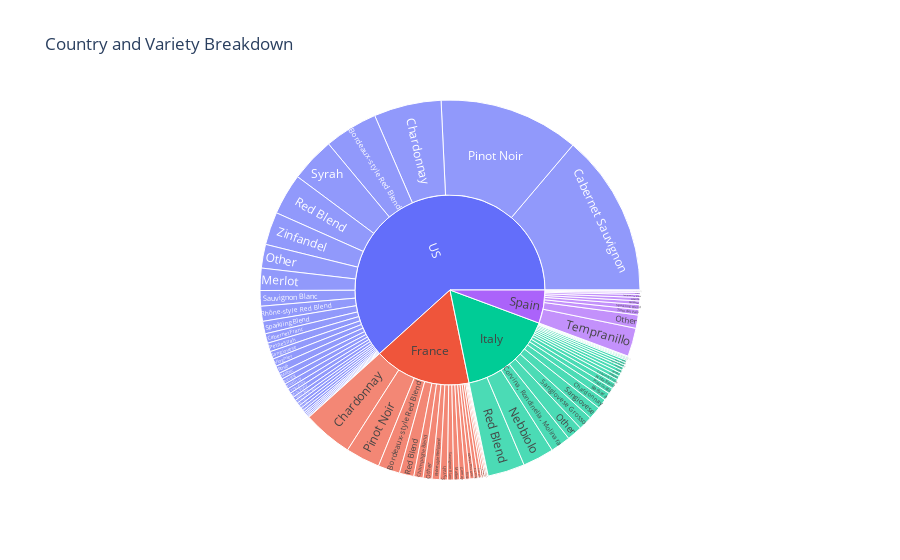

The notebook cell this image was saved under:
### Code cell
fig = px.sunburst(data, path=['country', 'variety_grouped'], values='price',  # Adjust 'price' if another column is better suited
                  title='Country and Variety Breakdown')
fig.show()

### Figure 1 — Plotly figure (JSON) as saved in the notebook; plotly's stock layout.template omitted (floating-point values rounded to 4 significant figures)
{"data": [{"branchvalues": "total", "domain": {"x": [0, 1], "y": [0, 1]}, "hovertemplate": "labels=%{label}<br>price=%{value}<br>parent=%{parent}<br>id=%{id}<extra></extra>", "ids": ["Spain/Albariño", "US/Albariño", "Italy/Barbera", "US/Barbera", "France/Bordeaux-style Red Blend", "Italy/Bordeaux-style Red Blend", "US/Bordeaux-style Red Blend", "US/Cabernet Blend", "France/Cabernet Franc", "Italy/Cabernet Franc", "US/Cabernet Franc", "France/Cabernet Sauvignon", "Italy/Cabernet Sauvignon", "US/Cabernet Sauvignon", "France/Champagne Blend", "US/Champagne Blend", "France/Chardonnay", "Italy/Chardonnay", "Spain/Chardonnay", "US/Chardonnay", "Italy/Corvina, Rondinella, Molinara", "Italy/Dolcetto", "US/Dolcetto", "Italy/Fiano", "France/Gamay", "Spain/Garnacha", "US/Gewürztraminer", "France/Malbec", "US/Malbec", "France/Malbec-Merlot", "US/Meritage", "France/Merlot", "Italy/Merlot", "US/Merlot", "Italy/Nebbiolo", "Italy/Nero d'Avola", "France/Other", "Italy/Other", "Spain/Other", "US/Other", "US/Petite Sirah", "US/Pinot Blanc", "Italy/Pinot Grigio", "US/Pinot Grigio", "France/Pinot Gris", "US/Pinot Gris", "France/Pinot Noir", "US/Pinot Noir", "Italy/Prosecco", "France/Red Blend", "Italy/Red Blend", "Spain/Red Blend", "US/Red Blend", "France/Rhône-style Red Blend", "US/Rhône-style Red Blend", "France/Rhône-style White Blend", "US/Rhône-style White Blend", "France/Riesling", "US/Riesling", "France/Rosé", "Italy/Rosé", "US/Rosé", "Italy/Sangiovese", "US/Sangiovese", "Italy/Sangiovese Grosso", "Italy/Sauvignon", "France/Sauvignon Blanc", "US/Sauvignon Blanc", "France/Sparkling Blend", "Italy/Sparkling Blend", "Spain/Sparkling Blend", "US/Sparkling Blend", "France/Syrah", "Italy/Syrah", "US/Syrah", "US/Sémillon", "Spain/Tempranillo", "US/Tempranillo", "Spain/Tempranillo Blend", "Spain/Tinto del Pais", "Spain/Verdejo", "Italy/Viognier", "US/Viognier", "France/White Blend", "Italy/White Blend", "Spain/White Blend", "US/White Blend", "US/Zinfandel", "France", "Italy", "Spain", "US"], "labels": ["Albariño", "Albariño", "Barbera", "Barbera", "Bordeaux-style Red Blend", "Bordeaux-style Red Blend", "Bordeaux-style Red Blend", "Cabernet Blend", "Cabernet Franc", "Cabernet Franc", "Cabernet Franc", "Cabernet Sauvignon", "Cabernet Sauvignon", "Cabernet Sauvignon", "Champagne Blend", "Champagne Blend", "Chardonnay", "Chardonnay", "Chardonnay", "Chardonnay", "Corvina, Rondinella, Molinara", "Dolcetto", "Dolcetto", "Fiano", "Gamay", "Garnacha", "Gewürztraminer", "Malbec", "Malbec", "Malbec-Merlot", "Meritage", "Merlot", "Merlot", "Merlot", "Nebbiolo", "Nero d'Avola", "Other", "Other", "Other", "Other", "Petite Sirah", "Pinot Blanc", "Pinot Grigio", "Pinot Grigio", "Pinot Gris", "Pinot Gris", "Pinot Noir", "Pinot Noir", "Prosecco", "Red Blend", "Red Blend", "Red Blend", "Red Blend", "Rhône-style Red Blend", "Rhône-style Red Blend", "Rhône-style White Blend", "Rhône-style White Blend", "Riesling", "Riesling", "Rosé", "Rosé", "Rosé", "Sangiovese", "Sangiovese", "Sangiovese Grosso", "Sauvignon", "Sauvignon Blanc", "Sauvignon Blanc", "Sparkling Blend", "Sparkling Blend", "Sparkling Blend", "Sparkling Blend", "Syrah", "Syrah", "Syrah", "Sémillon", "Tempranillo", "Tempranillo", "Tempranillo Blend", "Tinto del Pais", "Verdejo", "Viognier", "Viognier", "White Blend", "White Blend", "White Blend", "White Blend", "Zinfandel", "France", "Italy", "Spain", "US"], "name": "", "parents": ["Spain", "US", "Italy", "US", "France", "Italy", "US", "US", "France", "Italy", "US", "France", "Italy", "US", "France", "US", "France", "Italy", "Spain", "US", "Italy", "Italy", "US", "Italy", "France", "Spain", "US", "France", "US", "France", "US", "France", "Italy", "US", "Italy", "Italy", "France", "Italy", "Spain", "US", "US", "US", "Italy", "US", "France", "US", "France", "US", "Italy", "France", "Italy", "Spain", "US", "France", "US", "France", "US", "France", "US", "France", "Italy", "US", "Italy", "US", "Italy", "Italy", "France", "US", "France", "Italy", "Spain", "US", "France", "Italy", "US", "US", "Spain", "US", "Spain", "Spain", "Spain", "Italy", "US", "France", "Italy", "Spain", "US", "US", "", "", "", ""], "type": "sunburst", "values": [96, 18, 214, 65, 620, 30, 1519, 108, 56, 125, 270, 6, 30, 4607, 263, 44, 1419, 285, 39, 1914, 569, 98, 45, 92, 157, 24, 81, 168, 178, 51, 85, 7, 12, 630, 887, 72, 252, 436, 377, 672, 247, 47, 167, 36, 90, 157, 975, 3984, 85, 410, 1052, 104, 1172, 219, 426, 120, 92, 112, 163, 132, 69, 217, 365, 220, 398, 102, 175, 442, 38, 73, 137, 355, 214, 20, 1265, 92, 808, 140, 85, 155, 54, 33, 219, 35, 163, 9, 137, 933, 5519, 5377, 1888, 20580]}], "layout": {"legend": {"tracegroupgap": 0}, "title": {"text": "Country and Variety Breakdown"}}}
